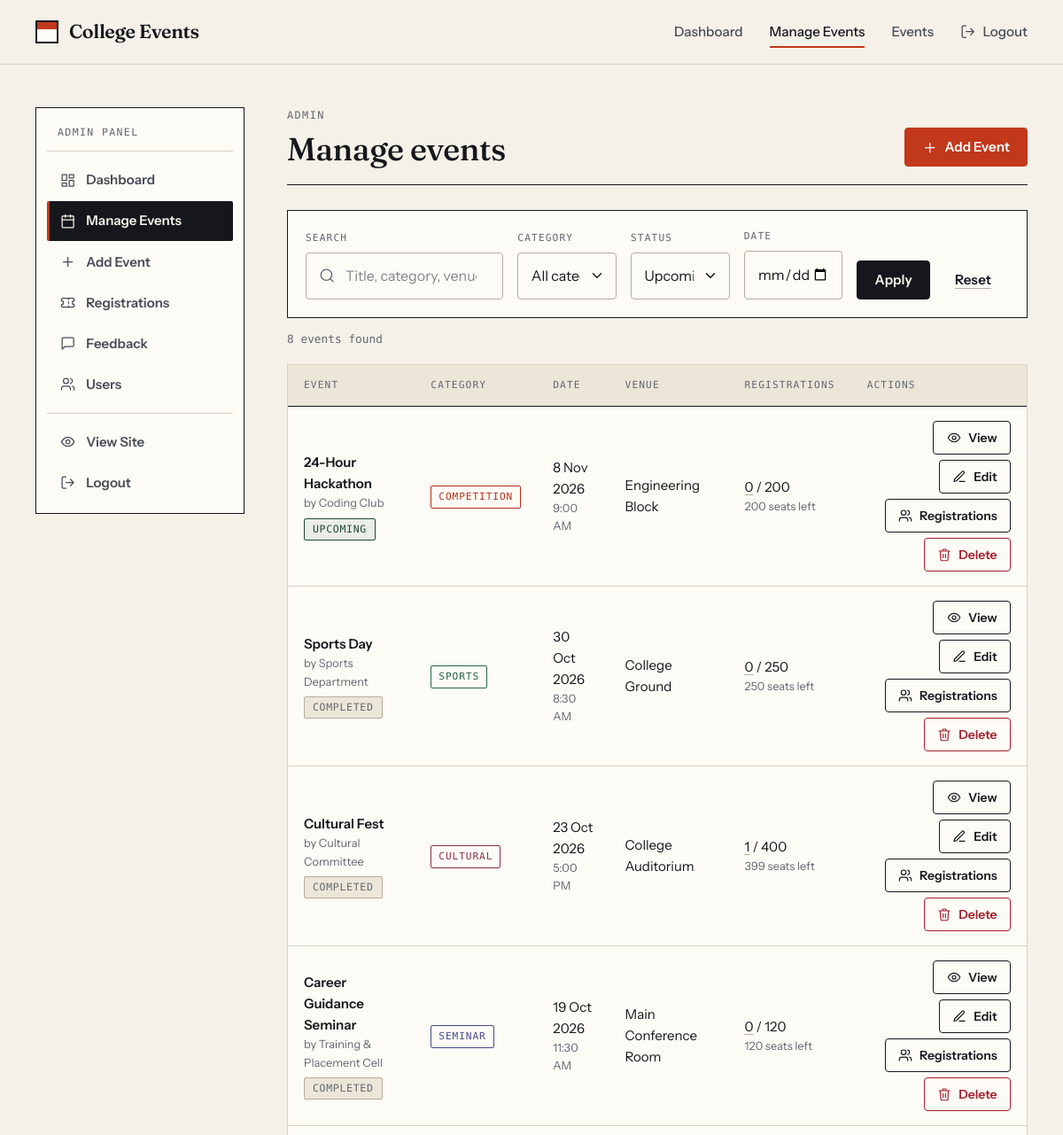
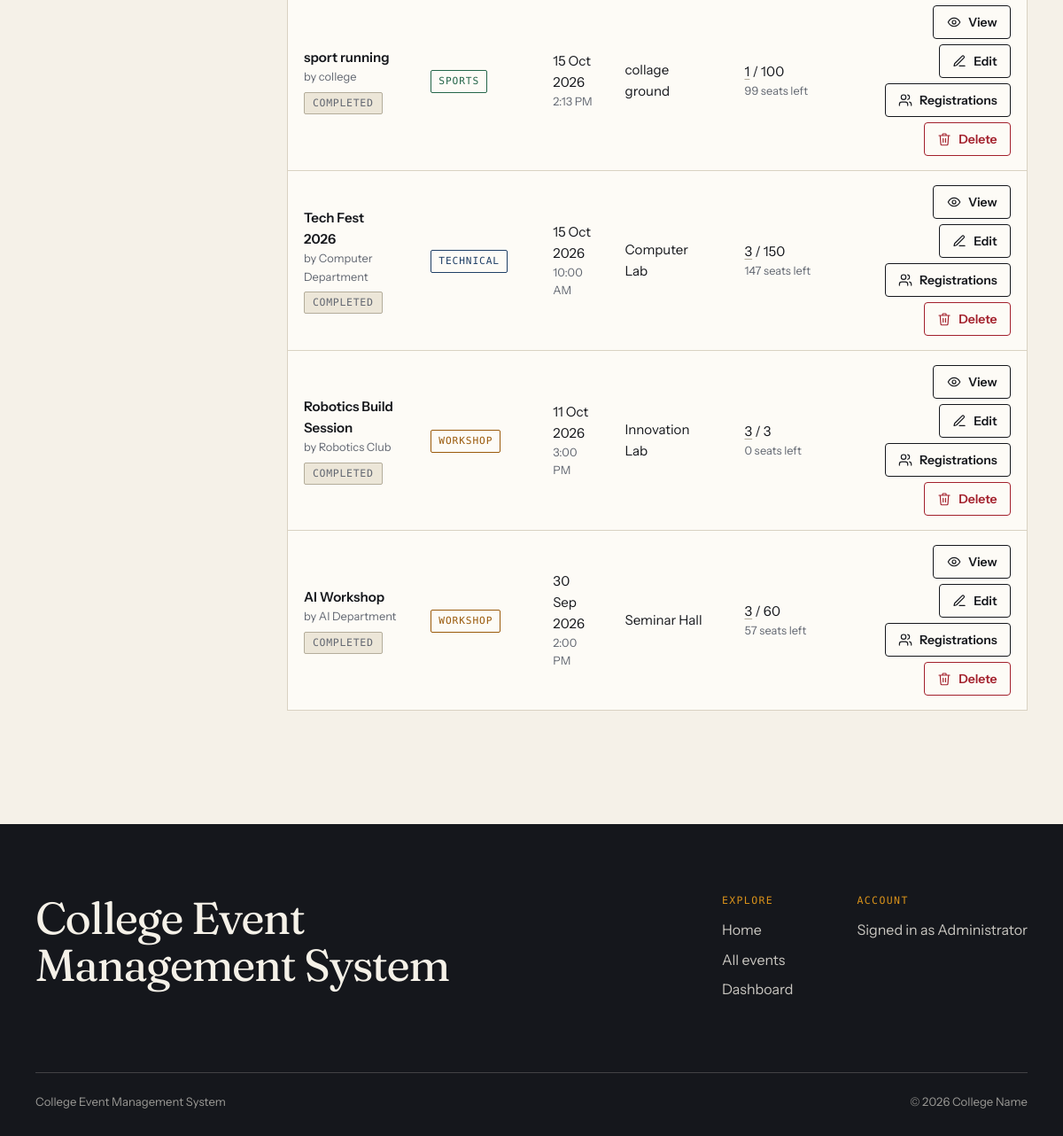
The app's page /admin/events (signed in) with its own data (2 pictures, top to bottom).
### tables this page shows
CREATE TABLE events (
    id INTEGER PRIMARY KEY AUTOINCREMENT,
    title TEXT NOT NULL,
    description TEXT NOT NULL,
    date TEXT NOT NULL,
    time TEXT NOT NULL,
    venue TEXT NOT NULL,
    organizer TEXT NOT NULL,
    category TEXT NOT NULL,
    capacity INTEGER DEFAULT 100,
    image TEXT,
    created_at TIMESTAMP DEFAULT CURRENT_TIMESTAMP
, updated_at TIMESTAMP);

CREATE TABLE users (
    id INTEGER PRIMARY KEY AUTOINCREMENT,
    name TEXT NOT NULL,
    email TEXT UNIQUE NOT NULL,
    password TEXT NOT NULL,
    role TEXT DEFAULT 'student'
, created_at TIMESTAMP);

### app.py (the view)
@app.route("/admin/events")
@admin_required
def admin_events():
    q = request.args.get("q", "").strip()[:100]
    category = request.args.get("category", "").strip()
    when = request.args.get("when", "").strip()
    chosen_date = request.args.get("date", "").strip()
    if category not in CATEGORIES:
        category = ""
    if when not in ("upcoming", "past"):
        when = ""
    try:
        datetime.strptime(chosen_date, "%Y-%m-%d")
    except ValueError:
        chosen_date = ""
    where, params = [], []   # the SQL pieces are fixed text; user input only goes into params
    if q:
        pattern = like_pattern(q)
        where.append("(e.title LIKE ? ESCAPE '\\' OR e.category LIKE ? ESCAPE '\\'"
                     " OR e.venue LIKE ? ESCAPE '\\' OR e.organizer LIKE ? ESCAPE '\\')")
        params += [pattern] * 4
    if category:
        where.append("e.category = ?")
        params.append(category)
    if chosen_date:
        where.append("e.date = ?")
        params.append(chosen_date)
    if when == "upcoming":
        where.append("(e.date || ' ' || e.time) >= ?")
        params.append(now_string())
    elif when == "past":
        where.append("(e.date || ' ' || e.time) < ?")
        params.append(now_string())
    where_sql = (" WHERE " + " AND ".join(where)) if where else ""
    total = scalar("SELECT COUNT(*) FROM events e" + where_sql, params)
    page, pages, offset = paginate(total, request.args.get("page", 1, type=int))
    direction = "ASC" if when == "upcoming" else "DESC"
    rows = query(EVENT_SQL + where_sql +
                 f" ORDER BY e.date {direction}, e.time {direction}, e.id {direction} LIMIT ? OFFSET ?",
                 params + [ADMIN_PAGE_SIZE, offset])
    filters = {"q": q, "category": category, "when": when, "date": chosen_date}
    return render_template(
        "admin.html", tab="events", events=[decorate_event(row) for row in rows],
        filters=filters, total=total, page=page, pages=pages,
        page_args={key: value for key, value in filters.items() if value})

### app.py (called while the page is built)
def get_db_connection():
    conn = sqlite3.connect(DATABASE)
    conn.row_factory = sqlite3.Row
    conn.execute("PRAGMA foreign_keys = ON")
    return conn

def query(sql, params=(), one=False):
    conn = get_db_connection()
    try:
        rows = conn.execute(sql, params).fetchall()
    finally:
        conn.close()
    if one:
        return rows[0] if rows else None
    return rows

def scalar(sql, params=()):
    row = query(sql, params, one=True)
    return row[0] if row else None

def now_string():
    return datetime.now().strftime("%Y-%m-%d %H:%M")

def is_past(event_date, event_time):
    return f"{event_date} {event_time}" < now_string()

def decorate_event(row):
    event = dict(row)
    capacity = event["capacity"] or 0
    event["available"] = max(capacity - event["registered_count"], 0)
    event["is_full"] = event["available"] == 0
    event["is_past"] = is_past(event["date"], event["time"])
    event["percent_filled"] = (min(100, round(event["registered_count"] * 100 / capacity))
                               if capacity else 100)
    if event["date"] < date.today().isoformat():
        event["status"] = "Completed"
    elif event["is_past"]:
        event["status"] = "Ongoing"
    else:
        event["status"] = "Upcoming"
    return event

def _parse_date(value):
    try:
        return datetime.strptime(str(value)[:10], "%Y-%m-%d")
    except ValueError:
        return None

@app.template_filter("fdate")
def format_date(value):
    if not value:
        return "\u2014"
    parsed = _parse_date(value)
    return f"{parsed.day} {parsed.strftime('%b %Y')}" if parsed else value

@app.template_filter("ftime")
def format_time(value):
    try:
        return datetime.strptime(str(value)[:5], "%H:%M").strftime("%I:%M %p").lstrip("0")
    except ValueError:
        return value

@app.template_global()
def icon(name):
    return Markup(f'<svg class="icon" aria-hidden="true" focusable="false">'
                  f'<use href="#i-{name}"></use></svg>')

@app.template_global()
def csrf_token():
    if "_csrf" not in session:
        session["_csrf"] = secrets.token_hex(16)
    return session["_csrf"]

@app.context_processor
def inject_globals():
    return {"current_user": g.get("user"), "categories": CATEGORIES,
            "current_year": date.today().year}

def admin_required(view):
    @wraps(view)
    @login_required
    def wrapped(*args, **kwargs):
        if g.user["role"] != "admin":
            abort(403)
        return view(*args, **kwargs)
    return wrapped

### templates/admin.html (shortened to what this page needs)
{% extends "admin_base.html" %}
{% from "_macros.html" import stars, status_badge, pager with context %}
{% set heading = {'events': 'Manage events', 'registrations': 'Event registrations', 'feedback': 'Student feedback', 'users': 'Users'}[tab] %}
{% block admin_heading %}{{ heading }}{% endblock %}
{% block admin_actions %}
  {% if tab != 'users' %}
    <a class="btn btn--primary" id="admin-add-event" href="{{ url_for('add_event') }}">{{ icon('plus') }}Add Event</a>
  {% endif %}
{% endblock %}
{% block admin_content %}
  {% if tab == 'events' %}
    <form class="filters filters--admin" id="admin-event-filter" method="get" action="{{ url_for('admin_events') }}" role="search">
      <div class="filters__field filters__field--search">
        <label for="f-q">Search</label>
        <div class="input-affix input-affix--lead">
          <span class="affix-icon">{{ icon('search') }}</span>
          <input id="f-q" name="q" type="search" maxlength="100" value="{{ filters.q }}" placeholder="Title, category, venue or organizer" autocomplete="off">
        </div>
      </div>
      <div class="filters__field">
        <label for="f-category">Category</label>
        <select id="f-category" name="category">
          <option value="">All categories</option>
        </select>
      </div>
      <div class="filters__field">
        <label for="f-when">Status</label>
        <select id="f-when" name="when">
          <option value="">Upcoming + past</option>
        </select>
      </div>
      <div class="filters__field">
        <label for="f-date">Date</label>
        <input id="f-date" name="date" type="date" value="{{ filters.date }}">
      </div>
      <div class="filters__actions">
        <button class="btn btn--dark" id="admin-filter-apply" type="submit">Apply</button>
        <a class="btn btn--ghost" id="admin-filter-reset" href="{{ url_for('admin_events') }}">Reset</a>
      </div>
    </form>
    <p class="results-count" aria-live="polite">{{ total }} event{{ '' if total == 1 else 's' }} found</p>
    {% if events %}
      <div class="table-wrap">
        <table class="table table--stack" id="events-table">
          <thead>
            <tr>
              <th scope="col">Event</th>
              <th scope="col">Category</th>
              <th scope="col">Date</th>
              <th scope="col">Venue</th>
              <th scope="col">Registrations</th>
              <th scope="col">Actions</th>
            </tr>
          </thead>
          <tbody>
            {% for e in events %}
              <tr>
                <td data-label="Event">
                  <div>
                    <a class="table__primary" href="{{ url_for('admin_event_view', event_id=e.id) }}">{{ e.title }}</a>
                    <small class="table__sub">by {{ e.organizer }}</small>
                    <span class="badge-row">{{ status_badge(e) }}</span>
                  </div>
                </td>
                <td data-label="Category"><span class="tag cat-{{ e.category|lower }}">{{ e.category }}</span></td>
                <td data-label="Date">{{ e.date|fdate }}<small class="table__sub">{{ e.time|ftime }}</small></td>
                <td data-label="Venue">{{ e.venue }}</td>
                <td data-label="Registrations">
                  <a href="{{ url_for('admin_event_registrations', event_id=e.id) }}">{{ e.registered_count }}</a> / {{ e.capacity }}
                  <small class="table__sub">{{ e.available }} seat{{ '' if e.available == 1 else 's' }} left</small>
                </td>
                <td class="table__actions">
                  <div class="row-actions">
                    <a class="btn btn--outline btn--sm" href="{{ url_for('admin_event_view', event_id=e.id) }}" aria-label="View {{ e.title }}">{{ icon('eye') }}View</a>
                    <a class="btn btn--outline btn--sm" href="{{ url_for('edit_event', event_id=e.id) }}" aria-label="Edit {{ e.title }}">{{ icon('edit') }}Edit</a>
                    <a class="btn btn--outline btn--sm" href="{{ url_for('admin_event_registrations', event_id=e.id) }}" aria-label="Registrations for {{ e.title }}">{{ icon('users') }}Registrations</a>
                    <form method="post" action="{{ url_for('delete_event', event_id=e.id) }}"
                          data-confirm="Are you sure you want to delete this event?&#10;&#10;This action cannot be undone.{% if e.registered_count %}&#10;&#10;Its {{ e.registered_count }} registration{{ '' if e.registered_count == 1 else 's' }} and any feedback will also be deleted.{% endif %}">
                      <button class="btn btn--danger btn--sm" type="submit" aria-label="Delete {{ e.title }}">{{ icon('trash') }}Delete</button>
                    </form>
                  </div>
                </td>
              </tr>
            {% endfor %}
          </tbody>
        </table>
      </div>
    {% endif %}
  {% endif %}
{% endblock %}

### templates/_macros.html (shortened to what this page needs)
{% macro status_badge(e) %}
  <span class="badge badge--{{ e.status|lower }}">{{ e.status }}</span>
{% endmacro %}

### templates/base.html (shortened to what this page needs)
<!DOCTYPE html>
<html lang="en">
<head>
  <link rel="stylesheet" href="{{ url_for('static', filename='css/style.css') }}">
</head>
<body class="{% block body_class %}{% endblock %}">
  {% set endpoint = request.endpoint %}
  <header class="site-header">
    <div class="container site-header__inner">
      <a class="brand" href="{{ url_for('index') }}" aria-label="College Events, home">
        <span class="brand__mark" aria-hidden="true"></span>
        <span class="brand__name">College Events</span>
      </a>
      <nav class="site-nav" id="site-nav" aria-label="Primary">
        <ul class="site-nav__list">
          {% if not current_user %}
            <li><a href="{{ url_for('index') }}" {% if endpoint == 'index' %}aria-current="page"{% endif %}>Home</a></li>
            <li><a href="{{ url_for('events') }}" {% if endpoint in ('events', 'event_detail') %}aria-current="page"{% endif %}>Events</a></li>
            <li><a href="{{ url_for('login') }}" {% if endpoint == 'login' %}aria-current="page"{% endif %}>Login</a></li>
            <li><a class="btn btn--dark btn--sm" id="nav-register" href="{{ url_for('register') }}">Register</a></li>
          {% elif current_user.role == 'admin' %}
            <li><a href="{{ url_for('admin_dashboard') }}" {% if endpoint in ('dashboard', 'admin_dashboard') %}aria-current="page"{% endif %}>Dashboard</a></li>
            <li><a href="{{ url_for('admin_events') }}" {% if endpoint in ('admin_events', 'admin_event_view', 'admin_event_registrations', 'admin_registrations', 'admin_feedback', 'admin_users', 'add_event', 'edit_event') %}aria-current="page"{% endif %}>Manage Events</a></li>
            <li><a href="{{ url_for('events') }}" {% if endpoint in ('events', 'event_detail') %}aria-current="page"{% endif %}>Events</a></li>
            <li>
              <form method="post" action="{{ url_for('logout') }}">
                <button class="nav-logout" id="nav-logout" type="submit">{{ icon('logout') }}<span>Logout</span></button>
              </form>
            </li>
          {% endif %}
        </ul>
      </nav>
    </div>
  </header>
  <main id="main" tabindex="-1">
    {% block content %}{% endblock %}
  </main>
  <footer class="site-footer">
    <div class="container">
      <div class="site-footer__top">
        <p class="site-footer__title">College Event<br>Management System</p>
        <div class="site-footer__cols">
          <div>
            <h2 class="site-footer__heading">Explore</h2>
            <ul>
              <li><a href="{{ url_for('index') }}">Home</a></li>
              <li><a href="{{ url_for('events') }}">All events</a></li>
              {% if current_user %}
                <li><a href="{{ url_for('dashboard') }}">Dashboard</a></li>
              {% endif %}
            </ul>
          </div>
          <div>
            <h2 class="site-footer__heading">Account</h2>
            <ul>
              {% if current_user %}
                <li><a href="{{ url_for('dashboard') }}">Signed in as {{ current_user.name }}</a></li>
              {% else %}
                <li><a href="{{ url_for('login') }}">Login</a></li>
                <li><a href="{{ url_for('register') }}">Create account</a></li>
              {% endif %}
            </ul>
          </div>
        </div>
      </div>
      <p class="site-footer__legal">
        <span>College Event Management System</span>
        <span>&copy; {{ current_year }} College Name</span>
      </p>
    </div>
  </footer>
</body>
</html>

### records on screen
events: title "24-Hour Hackathon", organizer "Coding Club", status "UPCOMING", category "COMPETITION", date|fdate "8 Nov 2026", time|ftime "9:00 AM", venue "Engineering Block", registered_count "0", capacity "200", available "200", available "s"
events: title "Sports Day", organizer "Sports Department", status "COMPLETED", category "SPORTS", date|fdate "30 Oct 2026", time|ftime "8:30 AM", venue "College Ground", registered_count "0", capacity "250", available "250", available "s"
events: title "Cultural Fest", organizer "Cultural Committee", status "COMPLETED", category "CULTURAL", date|fdate "23 Oct 2026", time|ftime "5:00 PM", venue "College Auditorium", registered_count "1", capacity "400", available "399", available "s"
events: title "Career Guidance Seminar", organizer "Training & Placement Cell", status "COMPLETED", category "SEMINAR", date|fdate "19 Oct 2026", time|ftime "11:30 AM", venue "Main Conference Room", registered_count "0", capacity "120", available "120", available "s"
events: title "sport running", organizer "college", status "COMPLETED", category "SPORTS", date|fdate "15 Oct 2026", time|ftime "2:13 PM", venue "collage ground", registered_count "1", capacity "100", available "99", available "s"
events: title "Tech Fest 2026", organizer "Computer Department", status "COMPLETED", category "TECHNICAL", date|fdate "15 Oct 2026", time|ftime "10:00 AM", venue "Computer Lab", registered_count "3", capacity "150", available "147", available "s"
events: title "Robotics Build Session", organizer "Robotics Club", status "COMPLETED", category "WORKSHOP", date|fdate "11 Oct 2026", time|ftime "3:00 PM", venue "Innovation Lab", registered_count "3", capacity "3", available "0", available "s"
events: title "AI Workshop", organizer "AI Department", status "COMPLETED", category "WORKSHOP", date|fdate "30 Sep 2026", time|ftime "2:00 PM", venue "Seminar Hall", registered_count "3", capacity "60", available "57", available "s"
users: name "Administrator"

### other values on screen
{{ heading }} "Manage events"
{{ total }} "8"
{{ '' if total == 1 else 's' }} "s"
